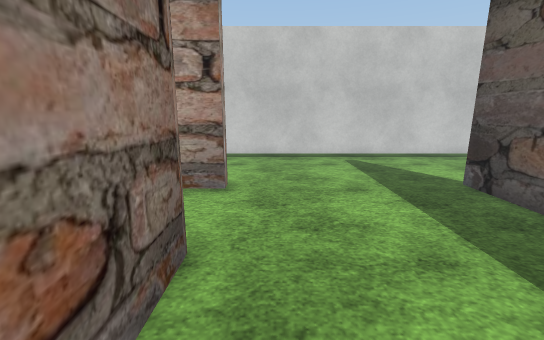
view 1 (above)

15 first-person views from a walk through a scene from a Unity 3-D project. The camera is 1.4 m above the floor, tilts 12° down and sees 90° across. The floor is counted in squares, 0.5 m on a side. Each view is taken from the middle of a square. On the plan, view 1 faces up. The plan holds only what a view shows up to about 19 squares ahead; the rest is blank. The place goes on beyond the plan. The terrain is drawn as flat ground. Some surface patterns are stand-ins.

view 2
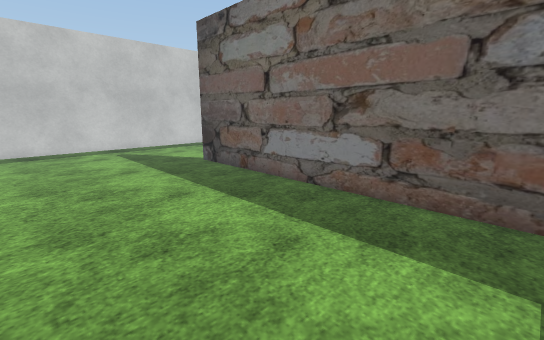

view 3
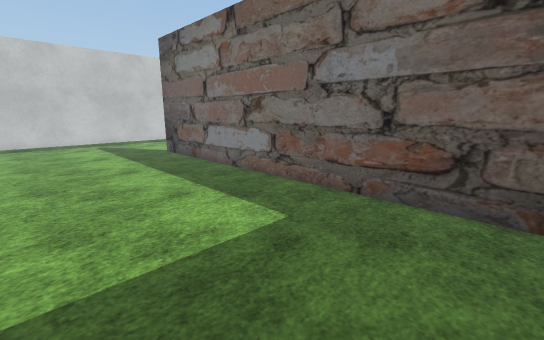

view 4
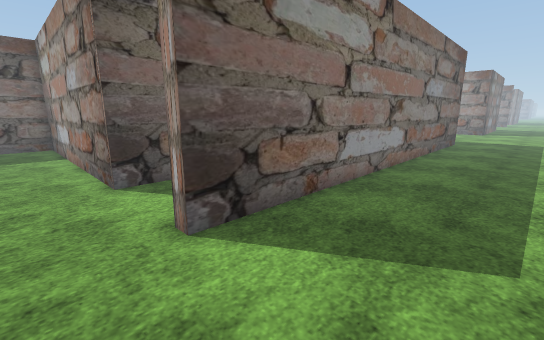

view 5
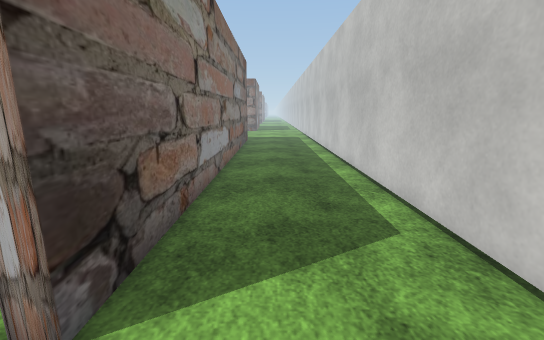

view 6
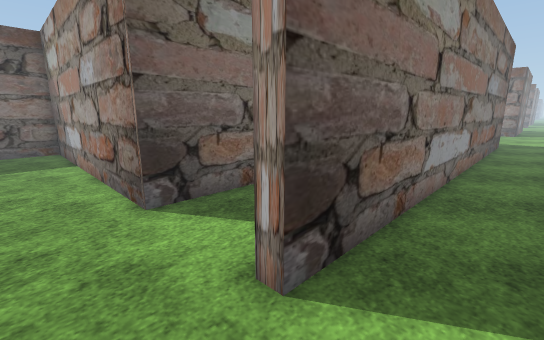

view 7
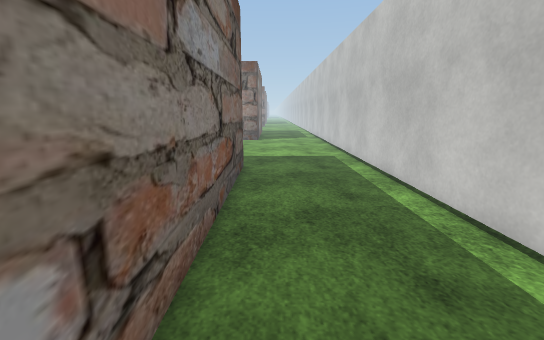

view 8
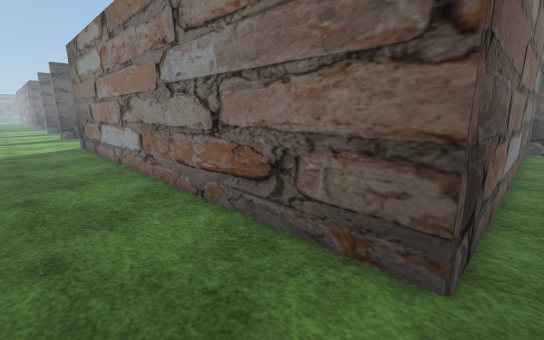

view 9
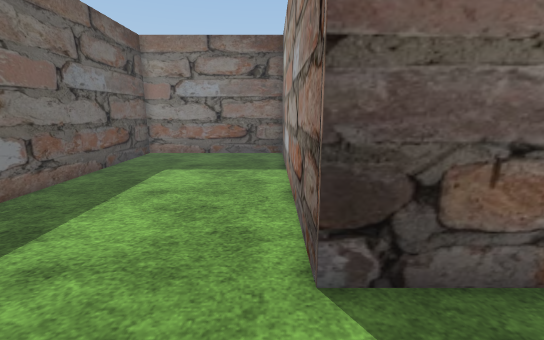

view 10
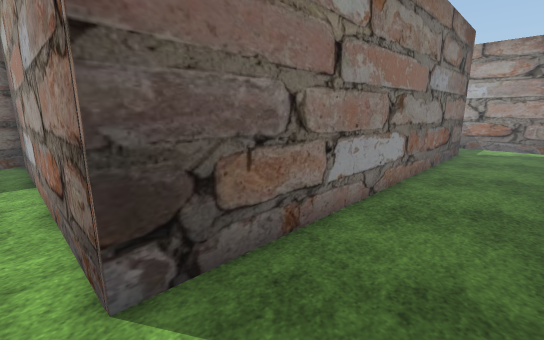

view 11
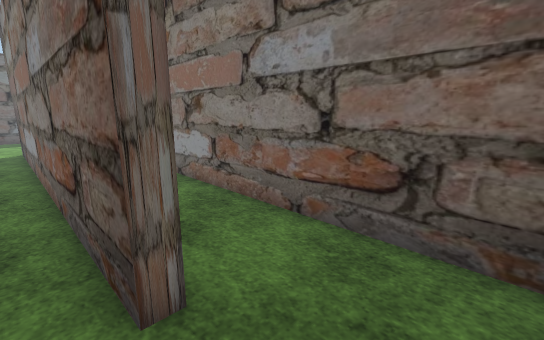

view 12
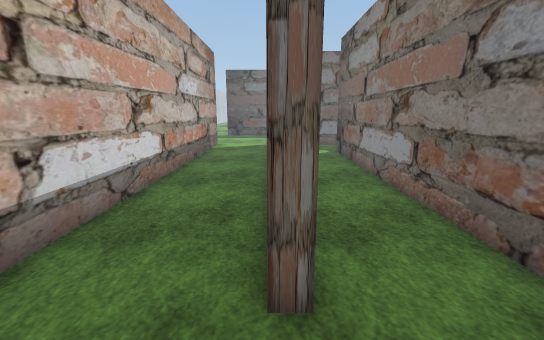

view 13
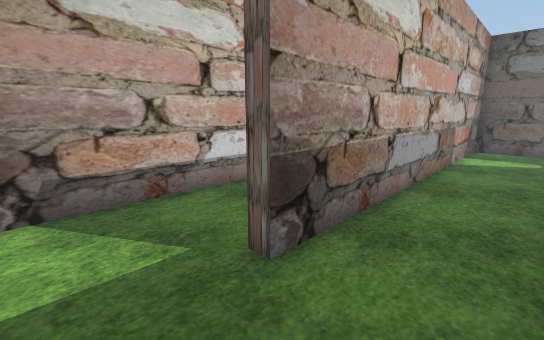

view 14
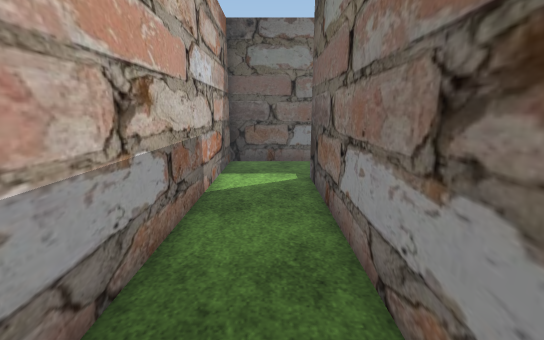

view 15
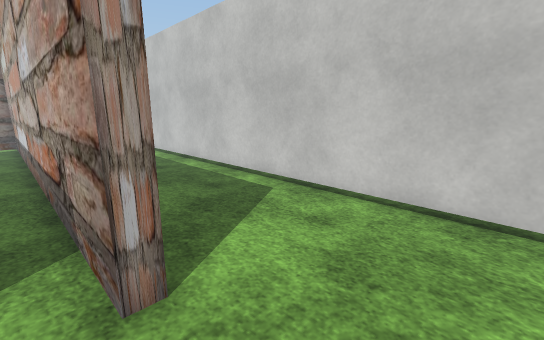

### Floor plan
Points are (right, up) in squares from view 1. A wall is a line through its corners. A room is listed if a view was taken in it or the views show most of it. See-through windows are left out.
Room 1 (views 1, 2, 3, 4, 5, 6, 7, 8, 9, 10, 11, 12, 15)
walls: (-22.6, 4.4) (-22.6, 5.1) (-1.7, 5.1) (-1.7, -9.9) (7.6, -9.9) (7.6, 10.5); (8.5, 16.9) (-28.5, 16.9); (-26.7, 9.1) (-26.7, 7); (-28.1, -9.9) (-27.3, -9.9) (-27.3, 10.5) (-1.7, 10.5) (-1.7, 9.8) (-26.4, 9.8)
ways out: opening at (-24.5, 4.5) to room 2
Room 2 (views 13, 14)
walls: (-2.4, -0.2) (-2.4, 4.4) (-22.6, 4.4); (-26.4, 0.3) (-6.2, 0.3)
ways out: opening at (-24.5, 4.5) to room 1; opening at (-4.5, 0)

Positions as (right, up) in squares from view 1, and headings:
1: (0, 0), facing up
2: (-1, -4), facing up-right
3: (-1, -9), facing up-right
4: (1, 16), facing down-left
5: (1, 13), facing left
6: (1, 13), facing down-left
7: (-13, 12), facing left
8: (-28, 15), facing down-right
9: (-1, 9), facing down
10: (-1, 9), facing down-left
11: (-26, 6), facing down-right
12: (-26, 5), facing right
13: (-26, 1), facing up-right
14: (-18, 2), facing right
15: (2, 9), facing up-left
